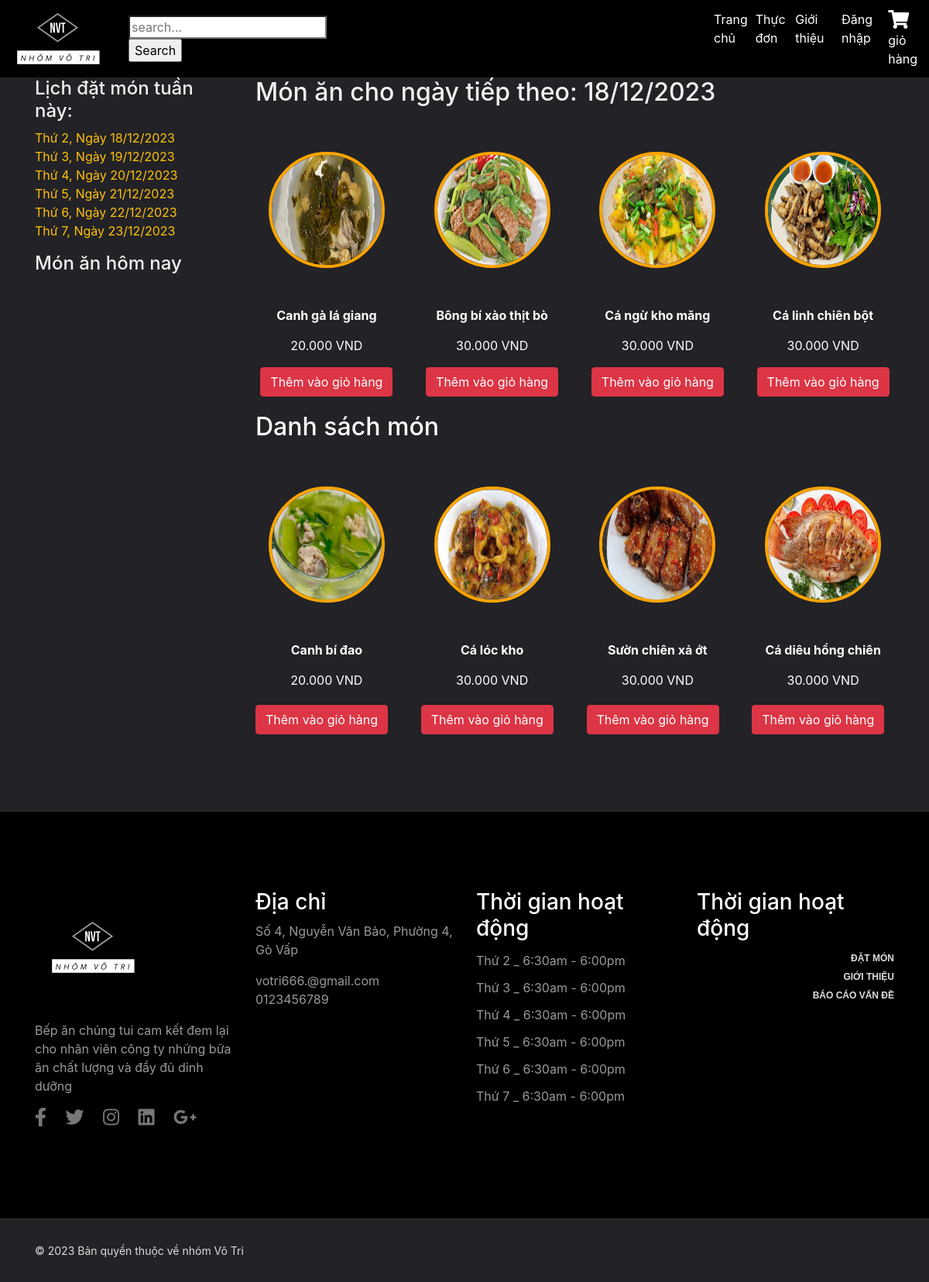
/index.php?mod=menus&act=list&date=2023-12-21, run on the app's committed database.
### tables this page shows
CREATE TABLE `chitietthucdon` (
  `idthucdon` int(2) NOT NULL,
  `id_monan` int(2) NOT NULL
);

CREATE TABLE `monan` (
  `id_monan` int(2) NOT NULL,
  `tenmonan` varchar(50) NOT NULL,
  `mota` varchar(300) NOT NULL,
  `hinhanh` varchar(150) NOT NULL,
  `gia` int(11) NOT NULL,
  `id_loaimonan` int(2) NOT NULL
);

### Model/mMonan.php (called while the page is built, shortened)
<?php
include_once("ketnoi.php");
class modelMonan
{
    function selectAllMonAnThucdonbyDate($date)
    {
        $p = new KetNoiDB();
        if ($p->moKetNoi($con)) {
            $query = "SELECT * FROM thucdon JOIN chitietthucdon ON thucdon.idthucdon = chitietthucdon.idthucdon
            JOIN monan ON chitietthucdon.id_monan = monan.id_monan WHERE ngaytao = '$date'";
            $result = $con->query($query);
            if ($result) {
                return $result;
            } else {
                echo "Lỗi truy vấn: " . $con->error;
            }
        } else {
            return false;
        }
    }
    function SelectAllLoaiMonAn()
    {
        $p = new KetNoiDB();
        if ($p->moKetNoi($con)) {
            $query = "SELECT * FROM loaimonan";
            $result = $con->query($query);
            if ($result) {
                $data = array();
                while ($row = $result->fetch_assoc()) {
                    $data[] = $row;
                }
                return $data;
            } else {
                echo "Lỗi truy vấn: " . $con->error;
            }
        } else {
            return false;
        }
    }
}
?>

### Controller/cMonan.php (called while the page is built, shortened)
<?php
include_once("Model/mMonan.php");
class controlMonan
{
    function getAllMonAnThucdonbyDate($date)
    {
        $p = new modelMonan();
        $tbl = $p->selectAllMonAnThucdonbyDate($date);
        return $tbl;
    }
}
?>

### Model/ketnoi.php (called while the page is built, shortened)
<?php
class KetNoiDB
{
    function moKetNoi(& $con)
    {
        $con = new mysqli("localhost", "root", "", "bepan_votri");
        $con->set_charset("utf8");
        return $con;
    }
}
?>

### View/vMonan.php (the view, shortened to what this page needs)
<?php
include "Includes/templates/header.php";
include "Includes/templates/navbar.php";
include("Controller/cMonan.php");
$p = new controlMonan();
if (isset($_REQUEST['idloai'])) {
    $cate = $_REQUEST['idloai'];
    $dish = $p->getAllMonanbyLoai($cate);
} elseif (isset($_REQUEST['search'])) {
    $search = $_REQUEST['search'];
    $dish = $p->getSearch($search);
}
elseif (isset($_REQUEST['date'])){
    $ngay = $_REQUEST['date'];
    $dish = $p->getAllMonAnThucdonbyDate($ngay);
}
 else {
    $dish = $p->getAllMonAnThucdon();
}
?>
<section style="padding: 100px 0 100px; background-color: #222227;">
  <div class="container">
    <div class="row">
    <div class="col-lg-3 col-md-5">
      <div class="sidebar">
        <div class="sidebar__item">
          <h4 class="txt">Lịch đặt món tuần này:</h4>
          <ul>
    <?php
    $days = array('monday', 'tuesday', 'wednesday', 'thursday', 'friday', 'saturday');
    $menu = array();
    foreach ($days as $index => $day) {
        $timestamp = strtotime('this week ' . $day);
        $saturday = strtotime('this week saturday');
        $ngayHientai = new DateTime();
        $ngayHientaiTimestamp = $ngayHientai->getTimestamp();
        if ($ngayHientaiTimestamp >= $saturday) {
            $timestamp = strtotime('next week ' . $day);
        }
        $menu[$index] = date('d/m/Y', $timestamp);
        $newDate[$index] = date_format(date_create_from_format('d/m/Y',  $menu[$index]), 'Y-m-d');
        ?>
        <li><a class="text-warning" href="index.php?mod=menus&act=list&date=<?php echo $newDate[$index] ?>">Thứ <?php echo $index + 2 ?>, Ngày <?php echo $menu[$index];  ?></a></li>
    <?php
    } ?>
</ul>
        </div>
        <div class="sidebar__item">
          <div class="latest-product__text">
            <h4 class="txt">Món ăn hôm nay</h4>
          </div>
        </div>
      </div>
      </div>
        <div class="col-md-9">
        <div class="product__discount">
        <?php
            $today = new DateTime();
            if ($today->format('N') == 6 || $today->format('N') == 7) {
                $tomorrow = $today->modify('next Monday')->format('Y-m-d');
            } else {
                $tomorrow = $today->add(new DateInterval('P1D'))->format('Y-m-d');
            }
            $ngaytt = (new DateTime($tomorrow))->format("d/m/Y");
        ?>
                    <div class="section-title product__discount__title">
                        <h2 class="txt">Món ăn cho ngày tiếp theo: <?php echo $ngaytt  ?></h2>
                    </div>
                    <?php
                    $tomorrow = new DateTime();
                    $tomorrow->add(new DateInterval('P1D'));
                    $tomorrow_date = $tomorrow->format('Y-m-d');
                    $menuTomorrow = $p->getAllMonAnThucdonbyDate($tomorrow_date);
                    ?>
<div class="menu-items-container">
    <?php
    $dem = 0;
    $total_tomorrow = $menuTomorrow->num_rows;
    while ($row_tomorrow = $menuTomorrow->fetch_assoc()) :
        if ($dem % 4 == 0) {
            echo '<div class="row">';
        }
    ?>
        <div class="col-md-3 menu-item">
            <a href="?mod=chitiet&id_monan=<?php echo $row_tomorrow['id_monan']; ?>&date=<?php echo $_GET['date'] ?>" onclick="showDetails(this)">
                <div class="thumbnail" style="cursor:pointer">
                    <div class="menu-image">
                        <div class="circular-image">
                            <img src="Design/image/<?php echo $row_tomorrow['hinhanh']; ?>" style="width: 150px; height: 150px; border-radius: 50%; border: 4px solid orange;" />
                        </div>
                    </div>
                    <p class="text-white"><b><?php echo $row_tomorrow['tenmonan']; ?></b></p>
                    <p class="text-white"><?php echo number_format($row_tomorrow['gia'], 0, ',', '.'); ?> VND</p>
                    <a href="index.php?mod=cart&act=Add&id_monan=<?php echo $row_tomorrow['id_monan']; ?>&date=<?php echo $_GET['date'] ?>" class="btn btn-danger">Thêm vào giỏ hàng</a>
                </div>
            </a>
        </div>
    <?php
        $dem++;
        if ($dem % 4 == 0 || $dem == $total_tomorrow) {
            echo '</div>';
        }
    endwhile;
    ?>
</div>
<h2 class="text-white">Danh sách món </h2>
<?php
echo '<div class="menu-items-container">';
$dem = 0;
$dish->data_seek(0);
$totalItems = $dish->num_rows;
$today = new DateTime('now', new DateTimeZone('Asia/Ho_Chi_Minh'));
if (!isset($_REQUEST['date'])) {
    $selectedDate = null;
} else {
    $selectedDate = new DateTime($_REQUEST['date'], new DateTimeZone('Asia/Ho_Chi_Minh'));
}
while ($row = $dish->fetch_assoc()) {
    if ($dem % 4 === 0) {
        echo '<div class="row">';
    }
    echo '<div class="col-md-3 menu-item">';
    if ($selectedDate > $today) {
        echo '<a href="?mod=chitiet&id_monan='. $row['id_monan']. '&date='. $_GET['date'].'" onclick="showDetails(this)">';
        echo '<div class="thumbnail" style="cursor:pointer">';
        echo '<div class="menu-image">';
        echo '<div class="circular-image">';
        echo '<img src="Design/image/' . $row['hinhanh'] . '" style="width: 150px; height: 150px; border-radius: 50%; border: 4px solid orange;" />';
        echo '</div>';
        echo '</div>';
        echo '<p class="text-white"><b>' . $row['tenmonan'] . '</b></p>';
        echo '<p class="text-white">' . number_format($row['gia'], 0, ',', '.') . ' VND</p>';
        echo '</div>';
        echo '</a>';
        echo '<div class="buttondatmon">';
        echo '<a href="index.php?mod=cart&act=Add&id_monan=' . $row['id_monan'] . '&date=' . $_GET['date'] . '" class="btn btn-danger">Thêm vào giỏ hàng</a>';
        echo '</div>';
    }
    echo '</div>';
    if (($dem + 1) % 4 === 0 || $dem + 1 === $totalItems) {
        echo '</div>';
    }
    $dem++;
}
echo '</div>';
?>
    </div>
  </div>
</section>
<section class="widget_section" style="background-color: black;padding: 100px 0;">
        <div class="container">
            <div class="row">
                <div class="col-lg-3 col-md-6">
                <img src="./Design/images/Nhom_vo_tri_logos_white.png" alt="Restaurant Logo" style="width: 150px;margin-bottom: 20px;">
                    <div class="footer_widget">
                        <p>
                            Bếp ăn chúng tui cam kết đem lại cho nhân viên công ty những bữa ăn chất lượng và đầy đủ dinh dưỡng
                        </p>
                        <ul class="widget_social">
                            <li><a href="#" data-toggle="tooltip" title="Facebook"><i class="fab fa-facebook-f fa-2x"></i></a></li>
                            <li><a href="#" data-toggle="tooltip" title="Twitter"><i class="fab fa-twitter fa-2x"></i></a></li>
                            <li><a href="#" data-toggle="tooltip" title="Instagram"><i class="fab fa-instagram fa-2x"></i></a></li>
                            <li><a href="#" data-toggle="tooltip" title="LinkedIn"><i class="fab fa-linkedin fa-2x"></i></a></li>
                            <li><a href="#" data-toggle="tooltip" title="Google+"><i class="fab fa-google-plus-g fa-2x"></i></a></li>
                        </ul>
                    </div>
                </div>
                <div class="col-lg-3 col-md-6">
                     <div class="footer_widget">
                        <h3>Địa chỉ</h3>
                        <p>
                            Số 4, Nguyễn Văn Bảo, Phường 4, Gò Vấp
                        </p>
                        <p>
                            votri666.@gmail.com <br>
                            0123456789
                        </p>
                     </div>
                </div>
                <div class="col-lg-3 col-md-6">
                    <div class="footer_widget">
                        <h3>
                            Thời gian hoạt động
                        </h3>
                        <ul class="opening_time">
                            <li>Thứ 2 _ 6:30am - 6:00pm</li>
                            <li>Thứ 3 _ 6:30am - 6:00pm</li>
                            <li>Thứ 4 _ 6:30am - 6:00pm</li>
                            <li>Thứ 5 _ 6:30am - 6:00pm</li>
                            <li>Thứ 6 _ 6:30am - 6:00pm</li>
                            <li>Thứ 7 _ 6:30am - 6:00pm</li>
                        </ul>
                    </div>
                </div>
                <div class="col-lg-3 col-md-6">
						<div class="footer_widget">
                        <h3>
                            Thời gian hoạt động
                        </h3>
						<ul class="footer_social">
							<li><a href="#">Đặt món</a></li> <br>
							<li><a href="#">Giới thiệu</a></li><br>
							<li><a href="#">Báo cáo vấn đề</a></li><br>
						</ul>
                    </div>
					</div>
            </div>
        </div>
    </section>
<?php include_once ("Includes/templates/footer.php"); ?>

### Design/css/main.css (style rules this page uses)
a, a:hover { text-decoration: none !important; }
ul { display: block; list-style: none; padding: 0; margin: 0; }
html { scroll-behavior: smooth; }
body { font-family: 'Roboto', sans-serif; font-size: 16px; line-height: 28px; font-weight: 300; }
.thumbnail { display: block; margin-bottom: 20px; line-height: 1.42857143; background-color: #fff; -webkit-transition: border .2s ease-in-out; -o-transition: border .2s ease-in-out; transition: border .2s ease-in-out; text-align: center; background: inherit; }
.menu-image { position: relative; max-width: 200px; margin: 50px auto; }
.widget_social { display: block; text-align: left; }
.widget_social li { display: inline-block; }
.widget_social li a { color: #777; font-size: 12px; margin-right: 20px; }
.footer_widget p { color: #999; }
.footer_widget h3 { color: #fff; }
.opening_time li { color: #999; line-height: 35px; }
.footer_social { display: block; text-align: right; }
.footer_social li { display: inline-block; }
.footer_social li a { font-family: "Work Sans",sans-serif; color: #ddd; font-size: 12px; font-weight: 600; text-transform: uppercase; margin-left: 20px; }

### View/vMonan.php (style rules this page uses)
.txt { color: #f1f1f1; }

### data on the page
chitietthucdon: id_monan.hinhanh (picture), id_monan.tenmonan "Canh gà lá giang", id_monan.gia "20.000"
chitietthucdon: id_monan.hinhanh (picture), id_monan.tenmonan "Bông bí xào thịt bò", id_monan.gia "30.000"
chitietthucdon: id_monan.hinhanh (picture), id_monan.tenmonan "Cá ngừ kho măng", id_monan.gia "30.000"
chitietthucdon: id_monan.hinhanh (picture), id_monan.tenmonan "Cá linh chiên bột", id_monan.gia "30.000"
chitietthucdon: id_monan.hinhanh (picture), id_monan.tenmonan "Canh bí đao", id_monan.gia "20.000"
chitietthucdon: id_monan.hinhanh (picture), id_monan.tenmonan "Cá lóc kho", id_monan.gia "30.000"
chitietthucdon: id_monan.hinhanh (picture), id_monan.tenmonan "Sườn chiên xả ớt", id_monan.gia "30.000"
chitietthucdon: id_monan.hinhanh (picture), id_monan.tenmonan "Cá diêu hồng chiên", id_monan.gia "30.000"

### other printed values
$menu[$index] "18/12/2023"
$menu[$index] "19/12/2023"
$menu[$index] "20/12/2023"
$menu[$index] "21/12/2023"
$menu[$index] "22/12/2023"
$menu[$index] "23/12/2023"
$ngaytt "18/12/2023"
